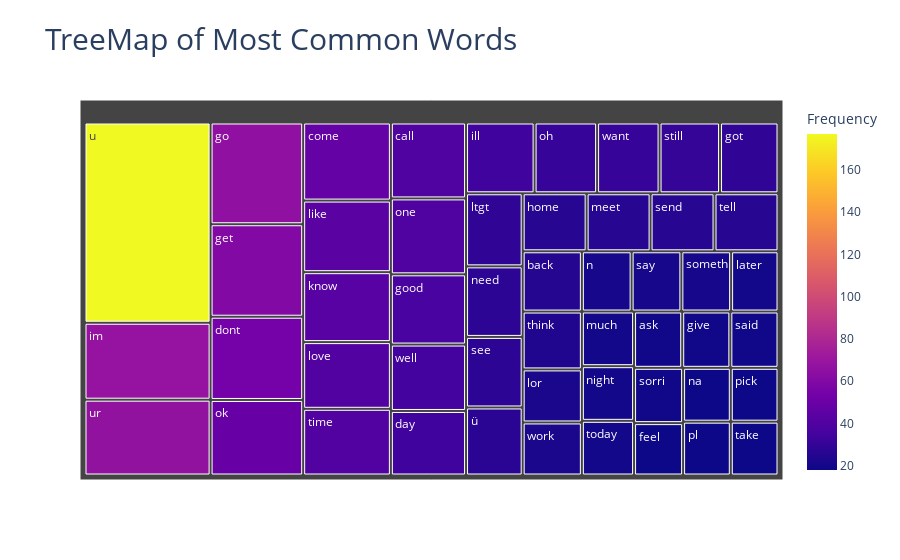

This figure's notebook cell:
### Code cell
fig=px.treemap(df_ham,path=['Word'],values='Frequency',title='TreeMap of Most Common Words',color='Frequency')
fig.update_layout(title_font=dict(size=30))
fig.show()

### Figure 1 — Plotly figure (JSON) as saved in the notebook; plotly's stock layout.template omitted (floating-point values rounded to 4 significant figures)
{"data": [{"branchvalues": "total", "customdata": [[19], [25], [40], [48], [34], [54], [18], [60], [19], [66], [37], [29], [26], [34], [68], [43], [20], [44], [22], [41], [29], [26], [20], [21], [18], [28], [20], [31], [49], [40], [18], [18], [19], [21], [28], [26], [21], [19], [30], [18], [26], [24], [41], [20], [177], [67], [31], [35], [22], [27]], "domain": {"x": [0, 1], "y": [0, 1]}, "hovertemplate": "labels=%{label}<br>Frequency_sum=%{value}<br>parent=%{parent}<br>id=%{id}<br>Frequency=%{color}<extra></extra>", "ids": ["ask", "back", "call", "come", "day", "dont", "feel", "get", "give", "go", "good", "got", "home", "ill", "im", "know", "later", "like", "lor", "love", "ltgt", "meet", "much", "n", "na", "need", "night", "oh", "ok", "one", "pick", "pl", "said", "say", "see", "send", "someth", "sorri", "still", "take", "tell", "think", "time", "today", "u", "ur", "want", "well", "work", "ü"], "labels": ["ask", "back", "call", "come", "day", "dont", "feel", "get", "give", "go", "good", "got", "home", "ill", "im", "know", "later", "like", "lor", "love", "ltgt", "meet", "much", "n", "na", "need", "night", "oh", "ok", "one", "pick", "pl", "said", "say", "see", "send", "someth", "sorri", "still", "take", "tell", "think", "time", "today", "u", "ur", "want", "well", "work", "ü"], "marker": {"coloraxis": "coloraxis", "colors": [19, 25, 40, 48, 34, 54, 18, 60, 19, 66, 37, 29, 26, 34, 68, 43, 20, 44, 22, 41, 29, 26, 20, 21, 18, 28, 20, 31, 49, 40, 18, 18, 19, 21, 28, 26, 21, 19, 30, 18, 26, 24, 41, 20, 177, 67, 31, 35, 22, 27]}, "name": "", "parents": ["", "", "", "", "", "", "", "", "", "", "", "", "", "", "", "", "", "", "", "", "", "", "", "", "", "", "", "", "", "", "", "", "", "", "", "", "", "", "", "", "", "", "", "", "", "", "", "", "", ""], "type": "treemap", "values": [19, 25, 40, 48, 34, 54, 18, 60, 19, 66, 37, 29, 26, 34, 68, 43, 20, 44, 22, 41, 29, 26, 20, 21, 18, 28, 20, 31, 49, 40, 18, 18, 19, 21, 28, 26, 21, 19, 30, 18, 26, 24, 41, 20, 177, 67, 31, 35, 22, 27]}], "layout": {"coloraxis": {"colorbar": {"title": {"text": "Frequency"}}, "colorscale": [[0, "#0d0887"], [0.1111, "#46039f"], [0.2222, "#7201a8"], [0.3333, "#9c179e"], [0.4444, "#bd3786"], [0.5556, "#d8576b"], [0.6667, "#ed7953"], [0.7778, "#fb9f3a"], [0.8889, "#fdca26"], [1, "#f0f921"]]}, "legend": {"tracegroupgap": 0}, "title": {"font": {"size": 30}, "text": "TreeMap of Most Common Words"}}}
